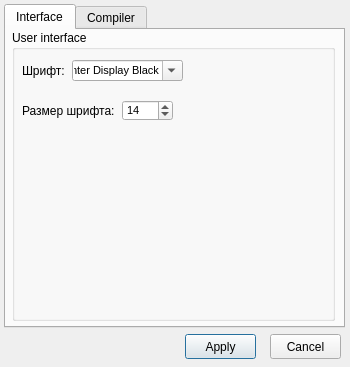
<?xml version="1.0" encoding="UTF-8"?>
<ui version="4.0">
 <class>settingsDialog</class>
 <widget class="QDialog" name="settingsDialog">
  <property name="geometry">
   <rect>
    <x>0</x>
    <y>0</y>
    <width>350</width>
    <height>367</height>
   </rect>
  </property>
  <property name="minimumSize">
   <size>
    <width>350</width>
    <height>367</height>
   </size>
  </property>
  <property name="maximumSize">
   <size>
    <width>350</width>
    <height>367</height>
   </size>
  </property>
  <property name="windowTitle">
   <string>Dialog</string>
  </property>
  <widget class="QPushButton" name="ButtonApply">
   <property name="geometry">
    <rect>
     <x>185</x>
     <y>334</y>
     <width>71</width>
     <height>25</height>
    </rect>
   </property>
   <property name="text">
    <string>Apply</string>
   </property>
  </widget>
  <widget class="QPushButton" name="ButtonCancel">
   <property name="geometry">
    <rect>
     <x>270</x>
     <y>334</y>
     <width>71</width>
     <height>25</height>
    </rect>
   </property>
   <property name="text">
    <string>Cancel</string>
   </property>
  </widget>
  <widget class="QTabWidget" name="tabWidget">
   <property name="geometry">
    <rect>
     <x>4</x>
     <y>4</y>
     <width>341</width>
     <height>324</height>
    </rect>
   </property>
   <property name="currentIndex">
    <number>0</number>
   </property>
   <widget class="QWidget" name="tab">
    <attribute name="title">
     <string>Interface</string>
    </attribute>
    <widget class="QGroupBox" name="groupBox">
     <property name="enabled">
      <bool>true</bool>
     </property>
     <property name="geometry">
      <rect>
       <x>6</x>
       <y>0</y>
       <width>323</width>
       <height>291</height>
      </rect>
     </property>
     <property name="title">
      <string>User interface</string>
     </property>
     <property name="flat">
      <bool>false</bool>
     </property>
     <widget class="QFontComboBox" name="fontBox">
      <property name="geometry">
       <rect>
        <x>60</x>
        <y>30</y>
        <width>111</width>
        <height>21</height>
       </rect>
      </property>
      <property name="font">
       <font>
        <pointsize>8</pointsize>
       </font>
      </property>
      <property name="currentText">
       <string>Cascadia Code</string>
      </property>
      <property name="currentIndex">
       <number>24</number>
      </property>
     </widget>
     <widget class="QSpinBox" name="sizeFBox">
      <property name="geometry">
       <rect>
        <x>110</x>
        <y>70</y>
        <width>51</width>
        <height>21</height>
       </rect>
      </property>
      <property name="font">
       <font>
        <pointsize>8</pointsize>
       </font>
      </property>
      <property name="minimum">
       <number>3</number>
      </property>
      <property name="value">
       <number>14</number>
      </property>
     </widget>
     <widget class="QLabel" name="labelFB">
      <property name="geometry">
       <rect>
        <x>10</x>
        <y>30</y>
        <width>51</width>
        <height>21</height>
       </rect>
      </property>
      <property name="text">
       <string>Шрифт:</string>
      </property>
     </widget>
     <widget class="QLabel" name="labelSFB">
      <property name="geometry">
       <rect>
        <x>10</x>
        <y>70</y>
        <width>101</width>
        <height>21</height>
       </rect>
      </property>
      <property name="text">
       <string>Размер шрифта:</string>
      </property>
     </widget>
    </widget>
   </widget>
   <widget class="QWidget" name="tab_2">
    <attribute name="title">
     <string>Compiler</string>
    </attribute>
    <widget class="QGroupBox" name="groupBox_2">
     <property name="geometry">
      <rect>
       <x>6</x>
       <y>0</y>
       <width>323</width>
       <height>291</height>
      </rect>
     </property>
     <property name="title">
      <string>Path to compiler</string>
     </property>
     <property name="flat">
      <bool>false</bool>
     </property>
     <widget class="QLabel" name="label">
      <property name="geometry">
       <rect>
        <x>10</x>
        <y>30</y>
        <width>81</width>
        <height>21</height>
       </rect>
      </property>
      <property name="text">
       <string>Путь к g++:</string>
      </property>
     </widget>
     <widget class="QLineEdit" name="linePath">
      <property name="geometry">
       <rect>
        <x>80</x>
        <y>30</y>
        <width>231</width>
        <height>21</height>
       </rect>
      </property>
     </widget>
     <widget class="QPushButton" name="buttonBrowse">
      <property name="geometry">
       <rect>
        <x>240</x>
        <y>60</y>
        <width>71</width>
        <height>21</height>
       </rect>
      </property>
      <property name="text">
       <string>Browse...</string>
      </property>
     </widget>
    </widget>
   </widget>
  </widget>
 </widget>
 <resources/>
 <connections/>
</ui>
